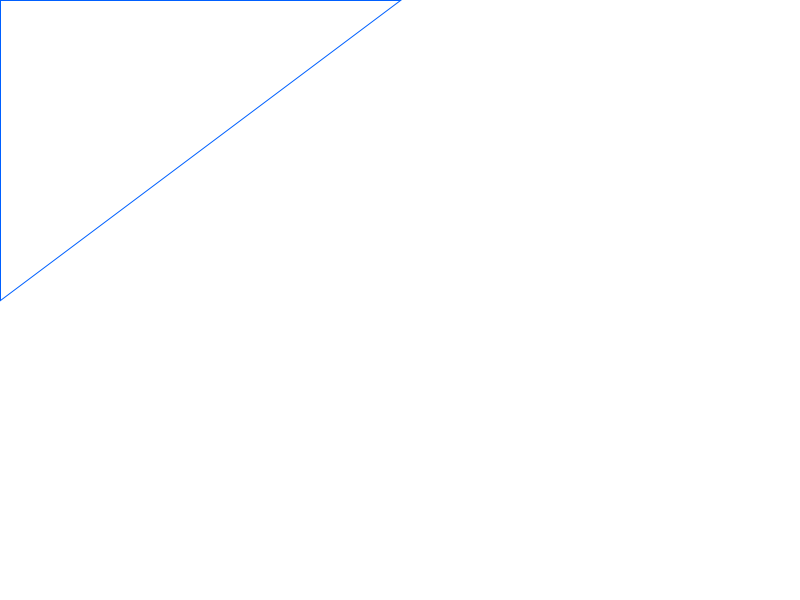
Frame 1 (no input)
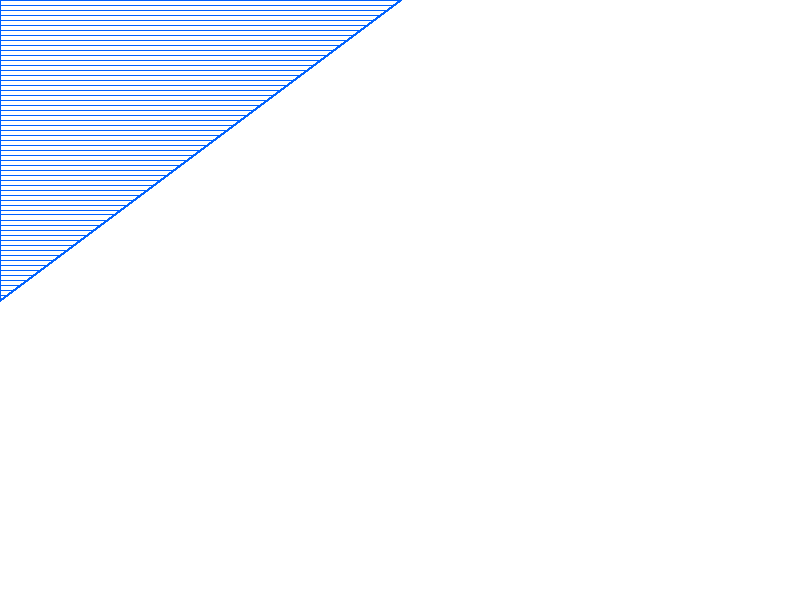
Frame 60 (the mouse pressed at the canvas centre just before this capture)
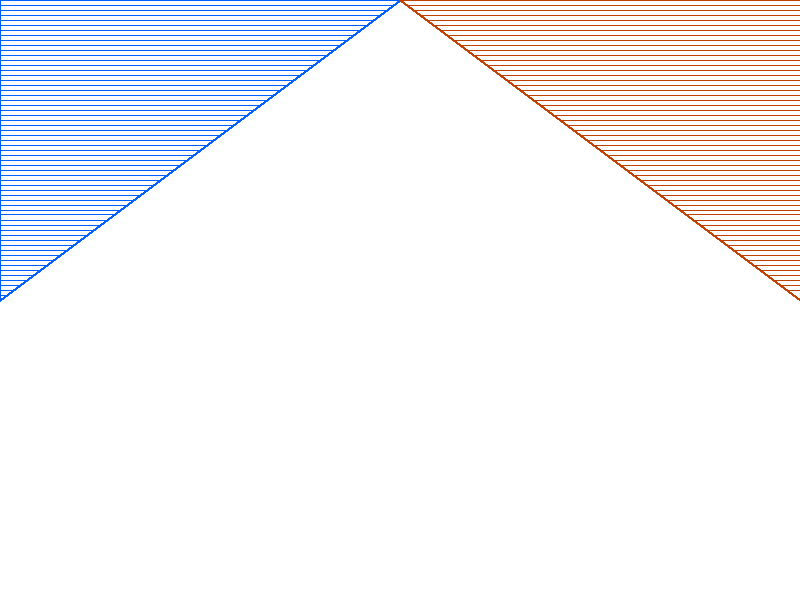
Frame 120 (the mouse held since frame 60 and released just before this capture)

The Processing sketch that drew these frames (run headless with seeded random() and noise(); from frame 60 on, the mouse is pressed at the canvas centre):

// Processing sketch: Triangles
// ── Triangles.pde
int steps = 60; // numero de traços do triangulo
int step = 0;
int fase = 0; // cada 4 triangulos = 1 fase
int corn = 0; // numero da cor actual

float xo = 0; 
float yo = 0; // 'origem' da fase actual
float x, y;

color cor[] = {
  color(0, 96, 255), 
  color(192, 64, 0), 
  color(0, 160, 64), 
  color(128, 0, 192)
}; // lista de cores

void setup() {
  size(800, 600);
  background(255);
  noFill();
  stroke(cor[corn]);
  smooth();
}

void draw() {
  if (step < steps) {
    // a desenhar triangulo:
    if (fase%2 == 0) {
      // fase par / triangulos nos cantos:

      x = map(step, 0, steps, width/2, xo);
      y = map(step, 0, steps, yo, height/2);
      if (corn == 0) { 
        line(xo, y, x, y);

        // desenhamos varias vezes o triangulo exterior por cima, 
        // idealmente teríamos um if e só o desenharíamos uma vez:

        triangle(xo, yo, xo, height/2, width/2, yo);
      }
      if (corn == 1) {
        line(width-xo, y, width-x, y);

        triangle(width-xo, yo, width-xo, height/2, width/2, yo);
      }
      if (corn == 2) {
        line(width-xo, height-y, width-x, height-y);

        triangle(width-xo, height-yo, width-xo, height/2, width/2, height-yo);
      }
      if (corn == 3) {
        line(xo, height-y, x, height-y);

        triangle(xo, height-yo, xo, height/2, width/2, height-yo);
      }
    } else {
      // fase impar: triangulos no meio:

      if (corn%2 == 0) {
        // cor par / linhas verticais:
        x = map(step, 0, steps, width/4+xo/2, xo);
        y = map(step, 0, steps, height/4+yo/2, height/2);
      } else {
        // linhas horizontais:
        x = map(step, 0, steps, width/4+xo/2, width/2);
        y = map(step, 0, steps, height/4+yo/2, yo);
      }
      if (corn == 0) { 
        line(x, y, x, height-y);

        triangle(xo, height/2, width/4+xo/2, height/4+yo/2, width/4+xo/2, height-(height/4+yo/2));
      }
      if (corn == 1) { 
        line(width-x, y, x, y);

        triangle(width/2, yo, width/4+xo/2, height/4+yo/2, width-(width/4+xo/2), height/4+yo/2);
      }
      if (corn == 2) { 
        line(width-x, y, width-x, height-y);

        triangle(width-xo, height/2, width-(width/4+xo/2), height/4+yo/2, width-(width/4+xo/2), height-(height/4+yo/2));
      }
      if (corn == 3) { 
        line(width-x, height-y, x, height-y);

        triangle(width/2, height-yo, width/4+xo/2, height-(height/4+yo/2), width-(width/4+xo/2), height-(height/4+yo/2));
      }
    }
    step++; // avança para a proxima linha
  } else {
    step = 0; // volta à linha 0
    corn++; // avança para a cor seguinte

    if (corn > 3) {
      corn = 0; // volta à cor 0
      fase++; // avança para a fase seguinte
      steps = round(steps*0.7); // diminui o numero de linhas a usar no preenchimento

      if (fase%2 == 0) {
        // se numa fase 'par' (cantos) avança o 'cursor'
        // (canto sup. esq. do 1º triangulo):
        xo = width/4+xo/2;
        yo = height/4+yo/2;
        cor = expand(cor);
        cor[4] = cor[0];
        cor = subset(cor, 1);
      }


      // termina:
      if (abs(xo-width/2) < 10) noLoop();
    }
    stroke(cor[corn]);
  }
}
